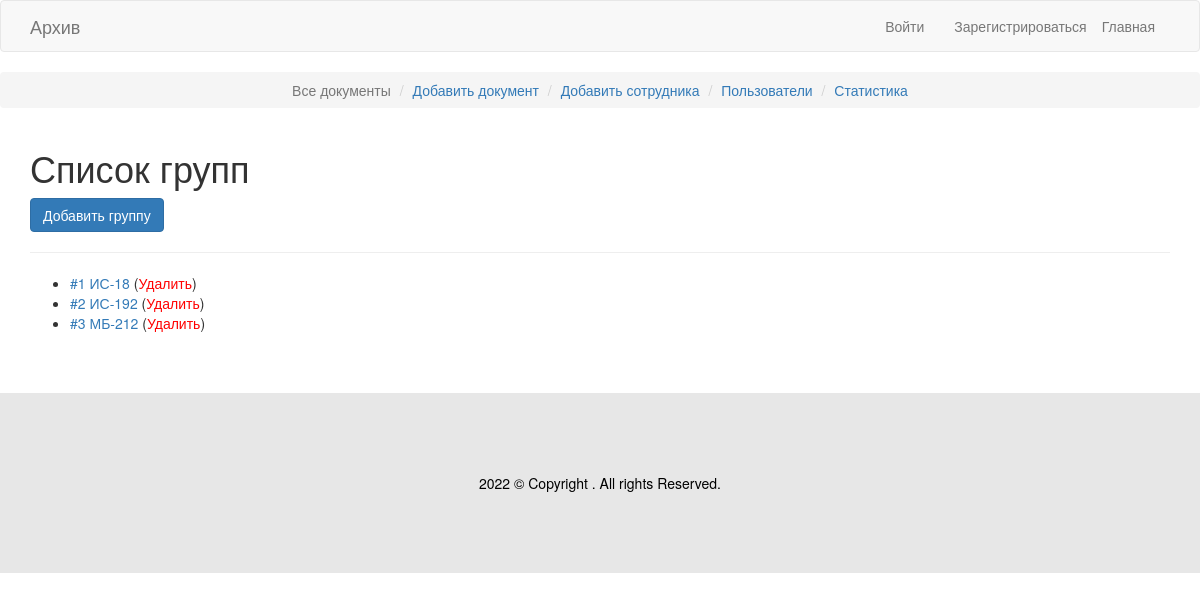
The page /groups.php on the database its author committed.
### tables this page shows
CREATE TABLE `groups` (
  `id` int NOT NULL,
  `group` varchar(256) NOT NULL
);

### groups.php (the view, shortened to what this page needs)
<?php
    require_once('header.php');
    $result = mysqli_query($link, "SELECT * FROM `groups`;") or die(mysqli_error($link));
?>
<ol style='text-align:center' class="breadcrumb" >
        <li class="active">Все документы</li>
        <li><a href="adddocument.php">Добавить документ</a></li>
        <li><a href="addsotrudnik.php">Добавить сотрудника</a></li>
        <li><a href="sotrudniki.php">Пользователи</a></li>
        <li><a href="stat1.php">Статистика</a></li>
    </ol>
    <div class="roma">
        <div class="rrr">
<div class="container">
    <h1>Список групп</h1>
    <a href="add_groups.php" class="btn btn-primary">Добавить группу</a>
    <hr>
    <?php if($result->num_rows > 0): ?>
        <ul>
            <?php while($value = $result->fetch_assoc()): ?>
                <li><a href="edit_groups.php?id=<?php echo $value["id"]; ?>">#<?php echo $value["id"]; ?> <?php echo $value["group"]; ?></a> (<a onclick="return proverka();" style="color:red" href="?del_id=<?php echo $value["id"]; ?>">Удалить</a>)</li>
            <?php endwhile; ?>
        </ul>
    <?php else: ?>
        <div class="alert alert-info">Список пуст</div>
    <?php endif; ?>
</div>
<?php require_once('footer.php'); ?>

### rows shown on the page
groups: id "1", group "ИС-18"
groups: id "2", group "ИС-192"
groups: id "3", group "МБ-212"
